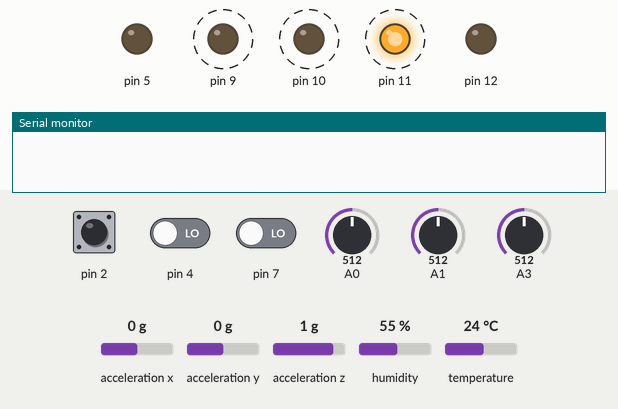
Bench run of a sketch on a simulated Arduino Uno, built with avr-gcc and run on an emulated ATmega328P. Parts: output pins drawn as LEDs (lit = HIGH), the last lines printed to the serial monitor. Dashed ring = blinking. Inputs (shaded band) come from the test bench; at power-on: pin 2 HIGH, pin 4 LOW, pin 7 LOW, A0 = 512, A1 = 512, A3 = 512, acceleration x 0 g, acceleration y 0 g, acceleration z 1 g, humidity 55 %, temperature 24 °C.

Above: at 2.6 s.
2.7 s: pin 2 driven LOW
At 3.4 s:
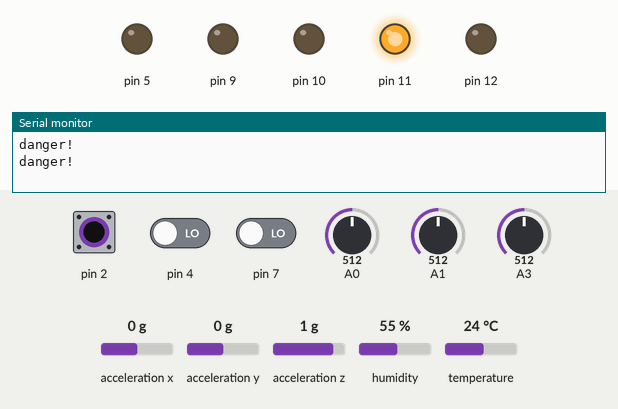
4.7 s: pin 4 driven HIGH
6.7 s: pin 2 pulsed HIGH 2 times (0.12 s each, 0.3 s apart)
9.1 s: pin 2 pulsed HIGH 5 times (0.12 s each, 0.3 s apart)
At 10.57 s:
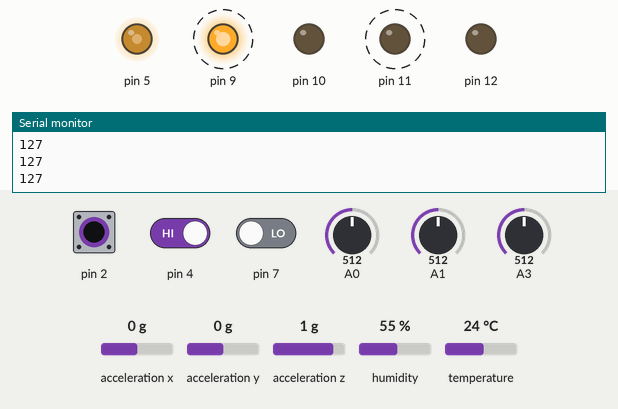
At 11.17 s:
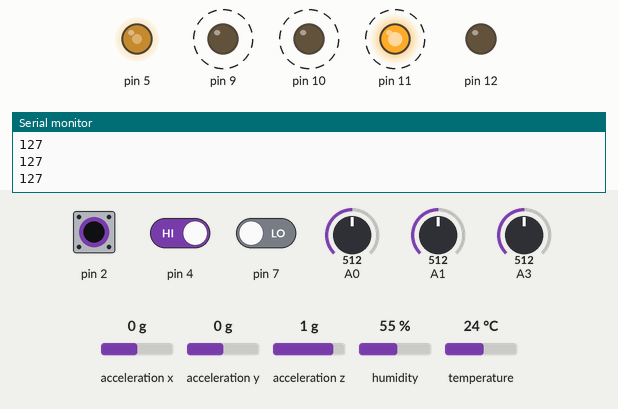
Timing chart, 0 to 13.6 s (numbered marks = the images above; inputs shaded):
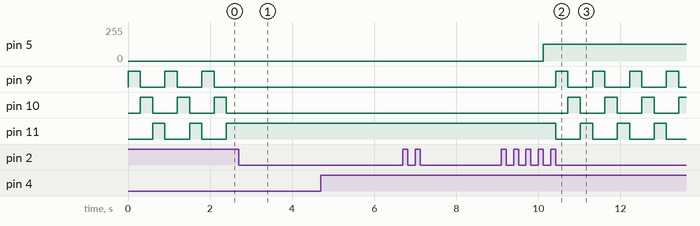

The sketch:

Project_45.1.ino
```cpp
#include <Wire.h>
#include <I2Cdev.h>
#include <ADXL345.h>
#include <dht11.h>
dht11 DHT;
#define DHT11_PIN 8
int PushCounter = 0;
int State = 1;
int LastState = 1;
int PushCounter1 = 0;
int val1 = 0;
int val2 = 0;
int x = 0;
int y = 0;
int button = 0;
float ADXL345_X = 0;
float ADXL345_Y = 0;
float ADXL345_Z = 0;
int val3 = 0;
int val4 = 0;
int val5 = 0;
int distance = 0;

ADXL345 accel;

//超声波测距函数
float checkdistance_12_13() {
  digitalWrite(12, LOW);
  delayMicroseconds(2);
  digitalWrite(12, HIGH);
  delayMicroseconds(10);
  digitalWrite(12, LOW);
  float distance = pulseIn(13, HIGH) / 58.00;
  delay(10);
  return distance;
}

//RGB灯控制函数
void yushu_0() {
  digitalWrite(9, HIGH);
  digitalWrite(10, LOW);
  digitalWrite(11, LOW);
  delay(300);
  digitalWrite(9, LOW);
  digitalWrite(10, HIGH);
  digitalWrite(11, LOW);
  delay(300);
  digitalWrite(9, LOW);
  digitalWrite(10, LOW);
  digitalWrite(11, HIGH);
  delay(300);
}

//避障代码
void yushu_1() {
  if (digitalRead(4)) {
    Serial.println("safety!");
    delay(500);
  } else {
    Serial.println("danger!");
    delay(500);
  }
}

//DHT11温湿度读取代码
void yushu_2() {
  int chk;
  chk = DHT.read(DHT11_PIN);  // READ DATA
  switch (chk) {
    case DHTLIB_OK:
      break;
    case DHTLIB_ERROR_CHECKSUM:  //校检和错误返回
      break;
    case DHTLIB_ERROR_TIMEOUT:  //超时错误返回
      break;
    default:
      break;
  }
  // DISPLAT DATA
  Serial.print("humidity:");
  Serial.print(DHT.humidity);
  Serial.print("   temperature:");
  Serial.println(DHT.temperature);
  delay(200);
}

//摇杆值读取代码
void yushu_3() {
  x = analogRead(A0);
  y = analogRead(A1);
  button = digitalRead(7);
  Serial.print("X:");
  Serial.print(x);
  Serial.print("    Y:");
  Serial.print(y);
  Serial.print("    B:");
  Serial.println(button);
  delay(100);
}

//ADXL345读取数据代码
void yushu_4() {
  ADXL345_X = accel.getAccelerationX();
  ADXL345_Y = accel.getAccelerationY();
  ADXL345_Z = accel.getAccelerationZ();
  Serial.print("ADXL345_X:");
  Serial.print(ADXL345_X);
  Serial.print("    ADXL345_Y:");
  Serial.print(ADXL345_Y);
  Serial.print("    ADXL345_Z:");
  Serial.println(ADXL345_Z);
  delay(50);
}

//调光灯代码
void yushu_5() {
  val3 = analogRead(A3);
  val4 = map(val3, 0, 1023, 0, 255);
  Serial.println(val4);
  analogWrite(5, val4);
  delay(100);
}

void setup() {
  pinMode(2, INPUT);
  pinMode(9, OUTPUT);
  pinMode(10, OUTPUT);
  pinMode(11, OUTPUT);
  Serial.begin(9600);
  Wire.begin();
  accel.initialize();

  pinMode(7, INPUT);
  pinMode(4, INPUT);
  pinMode(12, OUTPUT);
  pinMode(13, INPUT);
}

void loop() {
  State = digitalRead(2);
  if (State != LastState) {
    if (State == 0) {
      PushCounter = PushCounter + 1;
    }
  }

  LastState = State;
  PushCounter1 = (long)(PushCounter) % (long)(6);
  if (PushCounter1 == 0) {
    yushu_0();
  } else if (PushCounter1 == 1) {
    yushu_1();
  } else if (PushCounter1 == 2) {
    yushu_2();
  } else if (PushCounter1 == 3) {
    yushu_3();
  } else if (PushCounter1 == 4) {
    yushu_4();
  } else if (PushCounter1 == 5) {
    yushu_5();
  }
}
```

Measured:
- after the input at 2.7 s, pin 9, pin 10: stops changing and stays LOW; pin 11: stops changing and stays HIGH
- after the input at 9.1 s, pin 5: 0/255 → 127/255 after 1.0 s; pin 9, pin 11: alternates HIGH for 0.30 s and LOW for 0.60 s, starting after 1.3 s; pin 10: alternates HIGH for 0.30 s and LOW for 0.60 s, starting after 1.6 s
- by itself, pin 9–11: alternates HIGH for 0.30 s and LOW for 0.60 s
